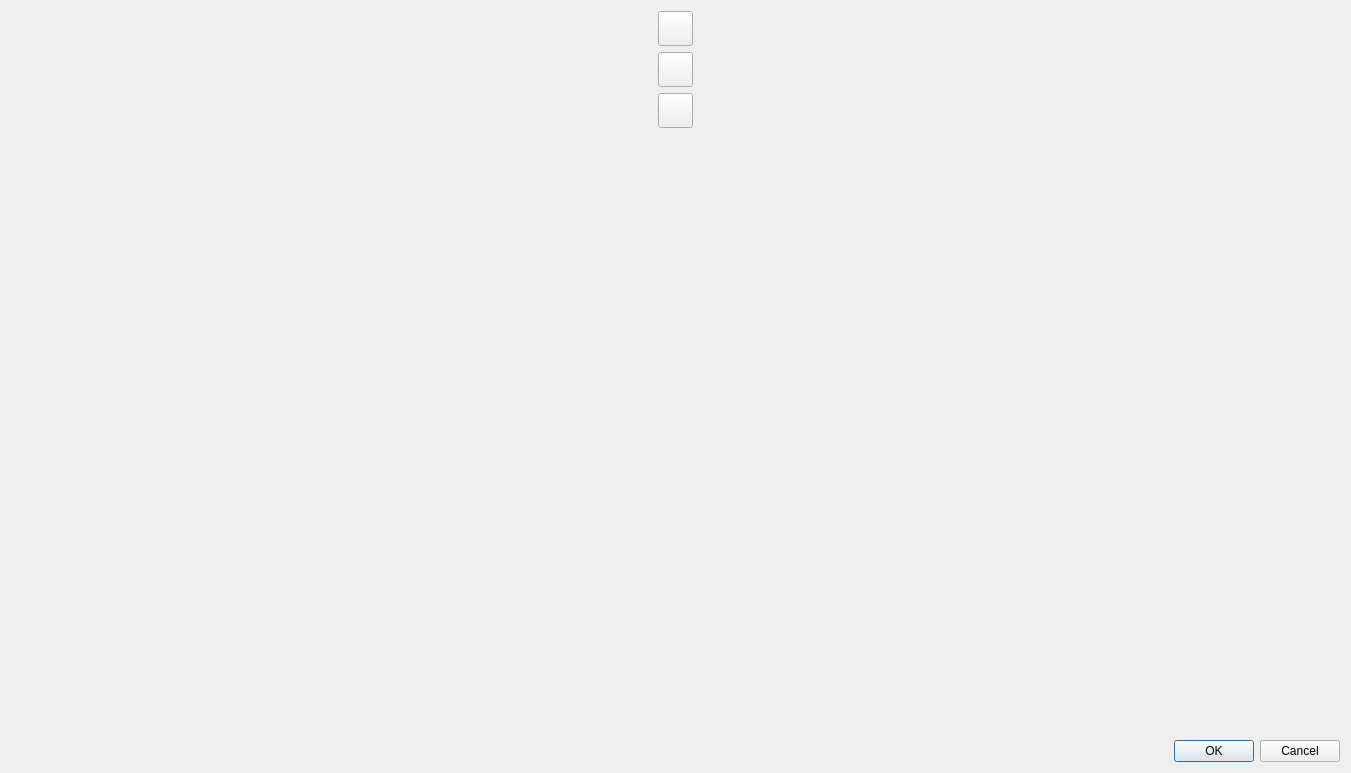
<?xml version="1.0" encoding="UTF-8"?>
<ui version="4.0">
 <class>Dialog</class>
 <widget class="QDialog" name="Dialog">
  <property name="geometry">
   <rect>
    <x>0</x>
    <y>0</y>
    <width>1351</width>
    <height>773</height>
   </rect>
  </property>
  <property name="windowTitle">
   <string>Dialog</string>
  </property>
  <layout class="QVBoxLayout" name="verticalLayout_2">
   <item>
    <layout class="QHBoxLayout" name="horizontalLayout">
     <item>
      <layout class="QVBoxLayout" name="verticalLayout">
       <item>
        <widget class="QPushButton" name="pushButton_style">
         <property name="sizePolicy">
          <sizepolicy hsizetype="Minimum" vsizetype="Fixed">
           <horstretch>0</horstretch>
           <verstretch>0</verstretch>
          </sizepolicy>
         </property>
         <property name="minimumSize">
          <size>
           <width>35</width>
           <height>35</height>
          </size>
         </property>
         <property name="maximumSize">
          <size>
           <width>35</width>
           <height>35</height>
          </size>
         </property>
         <property name="text">
          <string/>
         </property>
        </widget>
       </item>
       <item>
        <widget class="QPushButton" name="pushButton_ptplus">
         <property name="minimumSize">
          <size>
           <width>35</width>
           <height>35</height>
          </size>
         </property>
         <property name="maximumSize">
          <size>
           <width>35</width>
           <height>35</height>
          </size>
         </property>
         <property name="text">
          <string/>
         </property>
        </widget>
       </item>
       <item>
        <widget class="QPushButton" name="pushButton_ptmin">
         <property name="minimumSize">
          <size>
           <width>35</width>
           <height>35</height>
          </size>
         </property>
         <property name="maximumSize">
          <size>
           <width>35</width>
           <height>35</height>
          </size>
         </property>
         <property name="text">
          <string/>
         </property>
        </widget>
       </item>
       <item>
        <spacer name="verticalSpacer">
         <property name="orientation">
          <enum>Qt::Vertical</enum>
         </property>
         <property name="sizeHint" stdset="0">
          <size>
           <width>20</width>
           <height>40</height>
          </size>
         </property>
        </spacer>
       </item>
      </layout>
     </item>
    </layout>
   </item>
   <item>
    <widget class="QDialogButtonBox" name="buttonBox">
     <property name="orientation">
      <enum>Qt::Horizontal</enum>
     </property>
     <property name="standardButtons">
      <set>QDialogButtonBox::Cancel|QDialogButtonBox::Ok</set>
     </property>
    </widget>
   </item>
  </layout>
 </widget>
 <resources/>
 <connections>
  <connection>
   <sender>buttonBox</sender>
   <signal>accepted()</signal>
   <receiver>Dialog</receiver>
   <slot>accept()</slot>
   <hints>
    <hint type="sourcelabel">
     <x>248</x>
     <y>254</y>
    </hint>
    <hint type="destinationlabel">
     <x>157</x>
     <y>274</y>
    </hint>
   </hints>
  </connection>
  <connection>
   <sender>buttonBox</sender>
   <signal>rejected()</signal>
   <receiver>Dialog</receiver>
   <slot>reject()</slot>
   <hints>
    <hint type="sourcelabel">
     <x>316</x>
     <y>260</y>
    </hint>
    <hint type="destinationlabel">
     <x>286</x>
     <y>274</y>
    </hint>
   </hints>
  </connection>
 </connections>
</ui>
